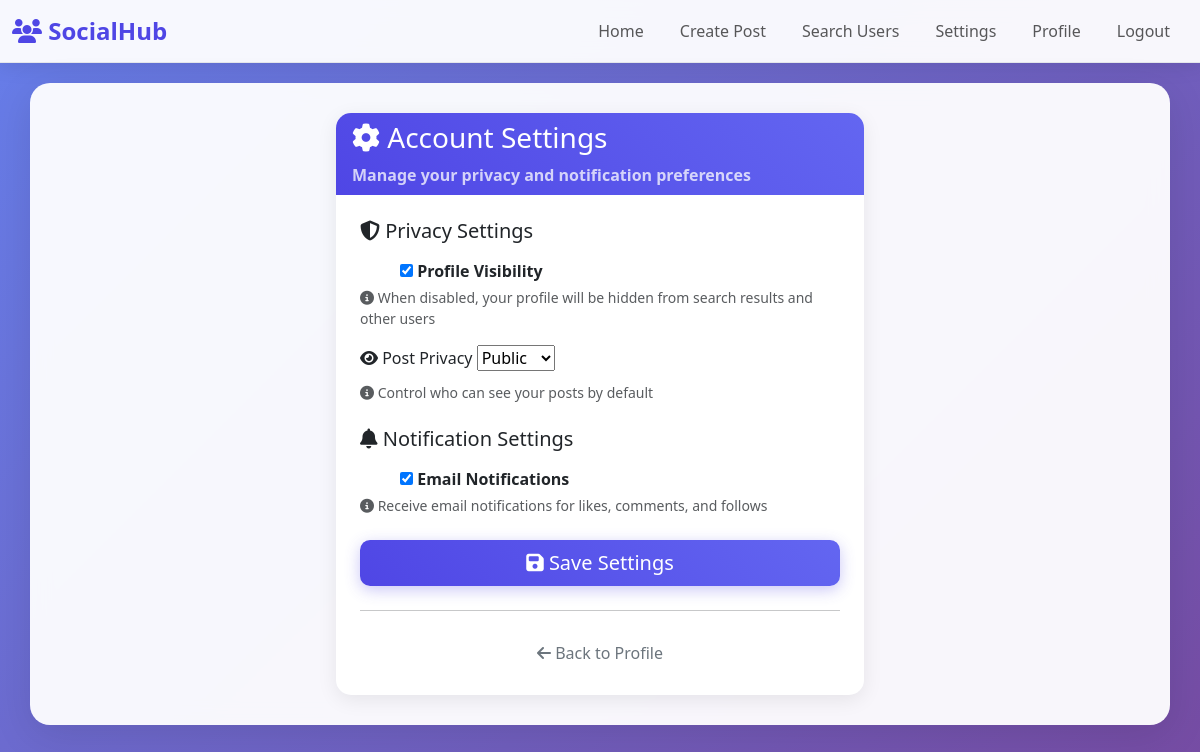
/users/settings/ (signed in), run on the app's committed database.
### users/models.py (models this page shows, shortened)
class Settings(models.Model):
    user = models.OneToOneField(User, on_delete=models.CASCADE)
    privacy = models.CharField(max_length=10, choices=PRIVACY_CHOICES, default='public')
    email_notifications = models.BooleanField(default=True)
    profile_visible = models.BooleanField(default=True)

### users/views.py (the view)
# urls.py: path('settings/', views.settings_view, name='settings'),
@login_required
def settings_view(request):
    settings_obj = Settings.objects.get(user=request.user)
    if request.method == 'POST':
        form = SettingsForm(request.POST, instance=settings_obj)
        if form.is_valid():
            form.save()
            messages.success(request, 'Settings updated!')
            return redirect('users:settings')
    else:
        form = SettingsForm(instance=settings_obj)
    return render(request, 'users/settings.html', {'form': form})

### users/forms.py
class SettingsForm(forms.ModelForm):
    class Meta:
        model = Settings
        fields = ['privacy', 'email_notifications', 'profile_visible']

### users/templates/users/settings.html (shortened to what this page needs)
{% extends 'base.html' %}
{% block content %}
<div class="row justify-content-center">
  <div class="col-md-8 col-lg-6">
    <div class="card">
      <div class="card-header">
        <h3 class="mb-0"><i class="fas fa-cog"></i> Account Settings</h3>
        <p class="mb-0 mt-2 opacity-75">Manage your privacy and notification preferences</p>
      </div>
      <div class="card-body p-4">
        <form method="post">
          <div class="mb-4">
            <h5 class="mb-3"><i class="fas fa-shield-alt"></i> Privacy Settings</h5>
            <div class="mb-3">
              <div class="form-check form-switch">
                {{ form.profile_visible }}
                <label class="form-check-label" for="{{ form.profile_visible.id_for_label }}">
                  <strong>Profile Visibility</strong>
                </label>
              </div>
              <div class="form-text">
                <i class="fas fa-info-circle"></i> When disabled, your profile will be hidden from search results and other users
              </div>
            </div>
            <div class="mb-3">
              <label class="form-label"><i class="fas fa-eye"></i> Post Privacy</label>
              {{ form.privacy }}
              <div class="form-text">
                <i class="fas fa-info-circle"></i> Control who can see your posts by default
              </div>
            </div>
          </div>
          <div class="mb-4">
            <h5 class="mb-3"><i class="fas fa-bell"></i> Notification Settings</h5>
            <div class="mb-3">
              <div class="form-check form-switch">
                {{ form.email_notifications }}
                <label class="form-check-label" for="{{ form.email_notifications.id_for_label }}">
                  <strong>Email Notifications</strong>
                </label>
              </div>
              <div class="form-text">
                <i class="fas fa-info-circle"></i> Receive email notifications for likes, comments, and follows
              </div>
            </div>
          </div>
          <div class="d-grid">
            <button type="submit" class="btn btn-primary btn-lg">
              <i class="fas fa-save"></i> Save Settings
            </button>
          </div>
        </form>
        <hr class="my-4">
        <div class="text-center">
          <a href="{% url 'users:profile' user.username %}" class="btn btn-outline-secondary">
            <i class="fas fa-arrow-left"></i> Back to Profile
          </a>
        </div>
      </div>
    </div>
  </div>
</div>
{% endblock %}

### core/templates/base.html (style rules this page uses)
:root { --primary-color: #4f46e5; --secondary-color: #6366f1; --accent-color: #ec4899; --success-color: #10b981; --warning-color: #f59e0b; --danger-color: #ef4444; --dark-color: #1f2937; --light-color: #f8fafc; --border-color: #e5e7eb; }
body { background: linear-gradient(135deg, #667eea 0%, #764ba2 100%); min-height: 100vh; font-family: 'Segoe UI', Tahoma, Geneva, Verdana, sans-serif; }
.card { border: none; border-radius: 15px; box-shadow: 0 5px 20px rgba(0, 0, 0, 0.08); transition: all 0.3s ease; overflow: hidden; }
.card-header { background: linear-gradient(45deg, var(--primary-color), var(--secondary-color)); color: white; border: none; font-weight: 600; }
.btn { border-radius: 10px; font-weight: 500; transition: all 0.3s ease; border: none; }
.btn-primary { background: linear-gradient(45deg, var(--primary-color), var(--secondary-color)); box-shadow: 0 4px 15px rgba(79, 70, 229, 0.3); }

### data on the page
Settings: profile_visible "☑", privacy "Public", email_notifications "☑"
